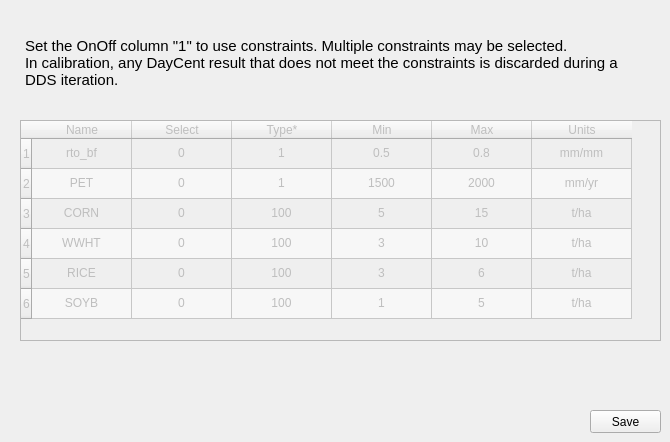
    <widget class="QWidget" name="constraints">
     <attribute name="title">
      <string>Constraints</string>
     </attribute>
     <widget class="QTableWidget" name="tbl_constraints">
      <property name="enabled">
       <bool>false</bool>
      </property>
      <property name="geometry">
       <rect>
        <x>20</x>
        <y>120</y>
        <width>641</width>
        <height>221</height>
       </rect>
      </property>
      <property name="alternatingRowColors">
       <bool>true</bool>
      </property>
      <row>
       <property name="text">
        <string>1</string>
       </property>
       <property name="textAlignment">
        <set>AlignCenter</set>
       </property>
      </row>
      <row>
       <property name="text">
        <string>2</string>
       </property>
       <property name="textAlignment">
        <set>AlignCenter</set>
       </property>
      </row>
      <row>
       <property name="text">
        <string>3</string>
       </property>
       <property name="textAlignment">
        <set>AlignCenter</set>
       </property>
      </row>
      <row>
       <property name="text">
        <string>4</string>
       </property>
       <property name="textAlignment">
        <set>AlignCenter</set>
       </property>
      </row>
      <row>
       <property name="text">
        <string>5</string>
       </property>
       <property name="textAlignment">
        <set>AlignCenter</set>
       </property>
      </row>
      <row>
       <property name="text">
        <string>6</string>
       </property>
       <property name="textAlignment">
        <set>AlignCenter</set>
       </property>
      </row>
      <column>
       <property name="text">
        <string>Name</string>
       </property>
       <property name="textAlignment">
        <set>AlignCenter</set>
       </property>
      </column>
      <column>
       <property name="text">
        <string>Select</string>
       </property>
       <property name="textAlignment">
        <set>AlignCenter</set>
       </property>
      </column>
      <column>
       <property name="text">
        <string>Type*</string>
       </property>
       <property name="textAlignment">
        <set>AlignCenter</set>
       </property>
      </column>
      <column>
       <property name="text">
        <string>Min</string>
       </property>
       <property name="textAlignment">
        <set>AlignCenter</set>
       </property>
      </column>
      <column>
       <property name="text">
        <string>Max</string>
       </property>
       <property name="textAlignment">
        <set>AlignCenter</set>
       </property>
      </column>
      <column>
       <property name="text">
        <string>Units</string>
       </property>
       <property name="textAlignment">
        <set>AlignCenter</set>
       </property>
      </column>
      <item row="0" column="0">
       <property name="text">
        <string>rto_bf</string>
       </property>
       <property name="textAlignment">
        <set>AlignCenter</set>
       </property>
      </item>
      <item row="0" column="1">
       <property name="text">
        <string>0</string>
       </property>
       <property name="textAlignment">
        <set>AlignCenter</set>
       </property>
      </item>
      <item row="0" column="2">
       <property name="text">
        <string>1</string>
       </property>
       <property name="textAlignment">
        <set>AlignCenter</set>
       </property>
      </item>
      <item row="0" column="3">
       <property name="text">
        <string>0.5</string>
       </property>
       <property name="textAlignment">
        <set>AlignCenter</set>
       </property>
      </item>
      <item row="0" column="4">
       <property name="text">
        <string>0.8</string>
       </property>
       <property name="textAlignment">
        <set>AlignCenter</set>
       </property>
       <property name="flags">
        <set>ItemIsSelectable|ItemIsDragEnabled|ItemIsEnabled</set>
       </property>
      </item>
      <item row="0" column="5">
       <property name="text">
        <string>mm/mm</string>
       </property>
       <property name="textAlignment">
        <set>AlignCenter</set>
       </property>
       <property name="flags">
        <set>ItemIsSelectable|ItemIsDragEnabled|ItemIsUserCheckable</set>
       </property>
      </item>
      <item row="1" column="0">
       <property name="text">
        <string>PET</string>
       </property>
       <property name="textAlignment">
        <set>AlignCenter</set>
       </property>
      </item>
      <item row="1" column="1">
       <property name="text">
        <string>0</string>
       </property>
       <property name="textAlignment">
        <set>AlignCenter</set>
       </property>
      </item>
      <item row="1" column="2">
       <property name="text">
        <string>1</string>
       </property>
       <property name="textAlignment">
        <set>AlignCenter</set>
       </property>
      </item>
      <item row="1" column="3">
       <property name="text">
        <string>1500</string>
       </property>
       <property name="textAlignment">
        <set>AlignCenter</set>
       </property>
      </item>
      <item row="1" column="4">
       <property name="text">
        <string>2000</string>
       </property>
       <property name="textAlignment">
        <set>AlignCenter</set>
       </property>
      </item>
      <item row="1" column="5">
       <property name="text">
        <string>mm/yr</string>
       </property>
       <property name="textAlignment">
        <set>AlignCenter</set>
       </property>
       <property name="flags">
        <set>ItemIsSelectable|ItemIsDragEnabled|ItemIsUserCheckable</set>
       </property>
      </item>
      <item row="2" column="0">
       <property name="text">
        <string>CORN</string>
       </property>
       <property name="textAlignment">
        <set>AlignCenter</set>
       </property>
      </item>
      <item row="2" column="1">
       <property name="text">
        <string>0</string>
       </property>
       <property name="textAlignment">
        <set>AlignCenter</set>
       </property>
      </item>
      <item row="2" column="2">
       <property name="text">
        <string>100</string>
       </property>
       <property name="textAlignment">
        <set>AlignCenter</set>
       </property>
      </item>
      <item row="2" column="3">
       <property name="text">
        <string>5</string>
       </property>
       <property name="textAlignment">
        <set>AlignCenter</set>
       </property>
      </item>
      <item row="2" column="4">
       <property name="text">
        <string>15</string>
       </property>
       <property name="textAlignment">
        <set>AlignCenter</set>
       </property>
      </item>
      <item row="2" column="5">
       <property name="text">
        <string>t/ha</string>
       </property>
       <property name="textAlignment">
        <set>AlignCenter</set>
       </property>
       <property name="flags">
        <set>ItemIsSelectable|ItemIsDragEnabled|ItemIsUserCheckable</set>
       </property>
      </item>
      <item row="3" column="0">
       <property name="text">
        <string>WWHT</string>
       </property>
       <property name="textAlignment">
        <set>AlignCenter</set>
       </property>
      </item>
      <item row="3" column="1">
       <property name="text">
        <string>0</string>
       </property>
       <property name="textAlignment">
        <set>AlignCenter</set>
       </property>
      </item>
      <item row="3" column="2">
       <property name="text">
        <string>100</string>
       </property>
       <property name="textAlignment">
        <set>AlignCenter</set>
       </property>
      </item>
      <item row="3" column="3">
       <property name="text">
        <string>3</string>
       </property>
       <property name="textAlignment">
        <set>AlignCenter</set>
       </property>
      </item>
      <item row="3" column="4">
       <property name="text">
        <string>10</string>
       </property>
       <property name="textAlignment">
        <set>AlignCenter</set>
       </property>
      </item>
      <item row="3" column="5">
       <property name="text">
        <string>t/ha</string>
       </property>
       <property name="textAlignment">
        <set>AlignCenter</set>
       </property>
       <property name="flags">
        <set>ItemIsSelectable|ItemIsDragEnabled|ItemIsUserCheckable</set>
       </property>
      </item>
      <item row="4" column="0">
       <property name="text">
        <string>RICE</string>
       </property>
       <property name="textAlignment">
        <set>AlignCenter</set>
       </property>
      </item>
      <item row="4" column="1">
       <property name="text">
        <string>0</string>
       </property>
       <property name="textAlignment">
        <set>AlignCenter</set>
       </property>
      </item>
      <item row="4" column="2">
       <property name="text">
        <string>100</string>
       </property>
       <property name="textAlignment">
        <set>AlignCenter</set>
       </property>
      </item>
      <item row="4" column="3">
       <property name="text">
        <string>3</string>
       </property>
       <property name="textAlignment">
        <set>AlignCenter</set>
       </property>
      </item>
      <item row="4" column="4">
       <property name="text">
        <string>6</string>
       </property>
       <property name="textAlignment">
        <set>AlignCenter</set>
       </property>
      </item>
      <item row="4" column="5">
       <property name="text">
        <string>t/ha</string>
       </property>
       <property name="textAlignment">
        <set>AlignCenter</set>
       </property>
       <property name="flags">
        <set>ItemIsSelectable|ItemIsDragEnabled|ItemIsUserCheckable</set>
       </property>
      </item>
      <item row="5" column="0">
       <property name="text">
        <string>SOYB</string>
       </property>
       <property name="textAlignment">
        <set>AlignCenter</set>
       </property>
      </item>
      <item row="5" column="1">
       <property name="text">
        <string>0</string>
       </property>
       <property name="textAlignment">
        <set>AlignCenter</set>
       </property>
      </item>
      <item row="5" column="2">
       <property name="text">
        <string>100</string>
       </property>
       <property name="textAlignment">
        <set>AlignCenter</set>
       </property>
      </item>
      <item row="5" column="3">
       <property name="text">
        <string>1</string>
       </property>
       <property name="textAlignment">
        <set>AlignCenter</set>
       </property>
      </item>
      <item row="5" column="4">
       <property name="text">
        <string>5</string>
       </property>
       <property name="textAlignment">
        <set>AlignCenter</set>
       </property>
      </item>
      <item row="5" column="5">
       <property name="text">
        <string>t/ha</string>
       </property>
       <property name="textAlignment">
        <set>AlignCenter</set>
       </property>
       <property name="flags">
        <set>ItemIsSelectable|ItemIsDragEnabled|ItemIsUserCheckable</set>
       </property>
      </item>
     </widget>
     <widget class="QPushButton" name="btn_constraints">
      <property name="geometry">
       <rect>
        <x>590</x>
        <y>410</y>
        <width>71</width>
        <height>23</height>
       </rect>
      </property>
      <property name="text">
       <string>Save</string>
      </property>
     </widget>
     <widget class="QLabel" name="label_32">
      <property name="geometry">
       <rect>
        <x>25</x>
        <y>35</y>
        <width>621</width>
        <height>56</height>
       </rect>
      </property>
      <property name="font">
       <font>
        <pointsize>11</pointsize>
       </font>
      </property>
      <property name="text">
       <string>Set the OnOff column &quot;1&quot; to use constraints. Multiple constraints may be selected.
In calibration, any DayCent result that does not meet the constraints is discarded during a DDS iteration.</string>
      </property>
      <property name="wordWrap">
       <bool>true</bool>
      </property>
     </widget>
    </widget>
